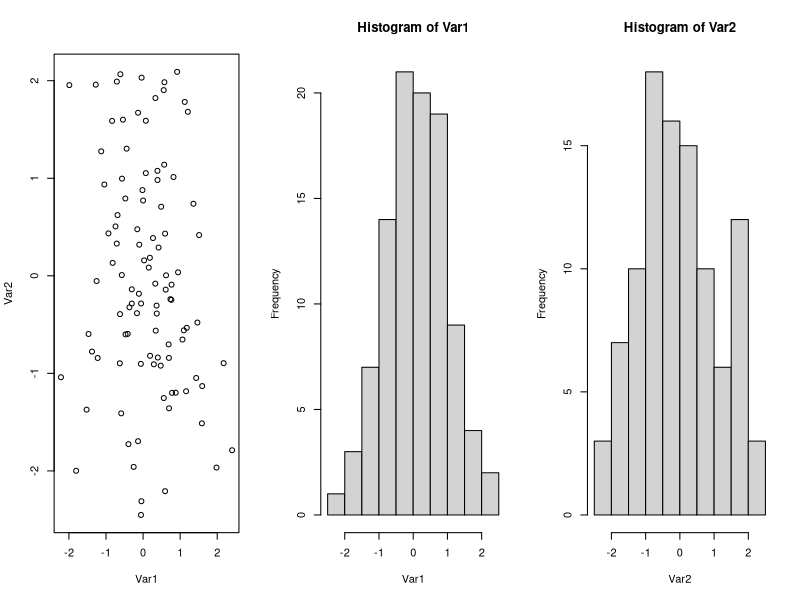
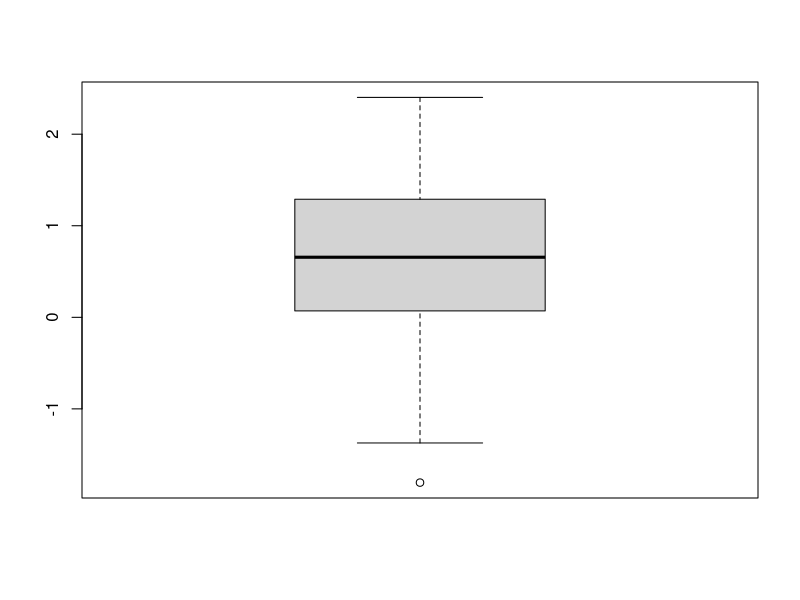

Here is the R script that generated these plots, in order:
## ---- chunk 1
set.seed(1)
Var1 <- rnorm(100)
set.seed(2)
Var2 <- rnorm(100)
set.seed(3)
Var3 <- rnorm(100)
## ---- chunk 2
ls()
## ---- chunk 3
myMatrix <- matrix(Var1, 10, 10)
## ---- chunk 4
par(mfrow=c(1,3))
plot(Var1, Var2)
hist(Var1)
hist(Var2)
## ---- chunk 5
func <- function(v1, v2, myNames) {
  myData = data.frame(v1, v2)
  names(myData) = myNames
  myVector = apply(myData, 1, max)
  pdf('myPlot.pdf')
  boxplot(myVector)
  dev.off()
  final <- mean(myVector)
  return(final)
}

func(Var1, Var2, c('myVar1', 'myVar2'))
